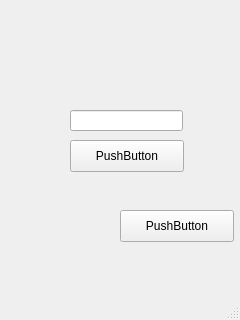
<?xml version="1.0" encoding="UTF-8"?>
<ui version="4.0">
 <class>MainWindow</class>
 <widget class="QMainWindow" name="MainWindow">
  <property name="geometry">
   <rect>
    <x>0</x>
    <y>0</y>
    <width>240</width>
    <height>320</height>
   </rect>
  </property>
  <property name="windowTitle">
   <string>MainWindow</string>
  </property>
  <widget class="QWidget" name="centralwidget">
   <widget class="QPushButton" name="sayButton">
    <property name="geometry">
     <rect>
      <x>70</x>
      <y>140</y>
      <width>114</width>
      <height>32</height>
     </rect>
    </property>
    <property name="text">
     <string>PushButton</string>
    </property>
   </widget>
   <widget class="QPushButton" name="closeButton">
    <property name="geometry">
     <rect>
      <x>120</x>
      <y>210</y>
      <width>114</width>
      <height>32</height>
     </rect>
    </property>
    <property name="text">
     <string>PushButton</string>
    </property>
   </widget>
   <widget class="QLineEdit" name="helloEdit">
    <property name="geometry">
     <rect>
      <x>70</x>
      <y>110</y>
      <width>113</width>
      <height>21</height>
     </rect>
    </property>
   </widget>
  </widget>
  <widget class="QMenuBar" name="menubar">
   <property name="geometry">
    <rect>
     <x>0</x>
     <y>0</y>
     <width>240</width>
     <height>22</height>
    </rect>
   </property>
  </widget>
  <widget class="QStatusBar" name="statusbar"/>
 </widget>
 <resources/>
 <connections/>
</ui>
